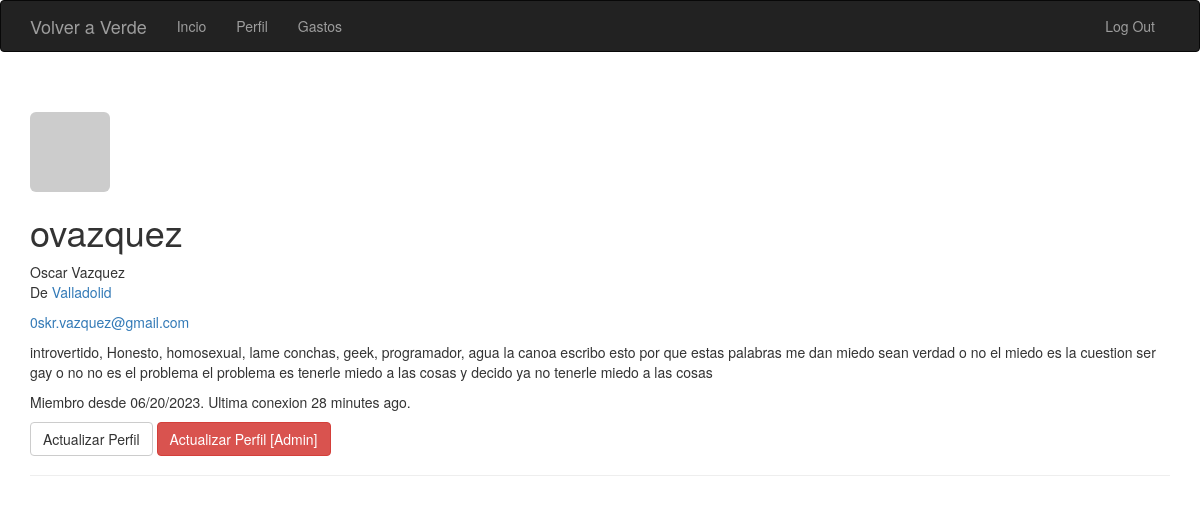
/user/ovazquez (signed in), run on the app's committed database.
### app/models.py (models this page shows, shortened)
class User(UserMixin, db.Model):
    __tablename__ = 'users'
    id = db.Column(db.Integer, primary_key=True)
    email = db.Column(db.String(64), unique=True, index=True)
    username = db.Column(db.String(64), unique=True, index=True)
    role_id = db.Column(db.Integer, db.ForeignKey('roles.id'))
    password_hash = db.Column(db.String(128))
    confirmed = db.Column(db.Boolean, default=False)
    name = db.Column(db.String(64))
    location = db.Column(db.String(64))
    about_me = db.Column(db.Text())
    member_since = db.Column(db.DateTime(), default=datetime.utcnow)
    last_seen = db.Column(db.DateTime(), default=datetime.utcnow)
    @property
    def password(self):
        raise AttributeError('El password no es un atributo leible')
    def can(self, perm):
        return self.role is not None and self.role.has_permission(perm)
    def is_administrator(self):
        return self.can(Permission.ADMIN)
    def gravatar(self, size=100, default='identicon', rating='g'):
        url = 'https://secure.gravatar.com/avatar'
        hash = hashlib.md5(self.email.lower().encode('utf-8')).hexdigest()
        return f'{url}/{hash}?s={size}&d={default}&r={rating}'
    def ping(self):
        self.last_seen = datetime.utcnow()
        db.session.add(self)

### app/main/views.py (the view)
@main.route('/user/<string:username>')
def user(username):
    user = User.query.filter_by(username=username).first_or_404()
    return render_template('user.html', user=user)

### app/auth/views.py (called while the page is built)
@auth.before_app_request
def before_request():
    if current_user.is_authenticated:
        current_user.ping()
        if not current_user.confirmed \
            and request.endpoint \
            and request.blueprint != 'auth' \
            and request.endpoint != 'static':
          return redirect(url_for('auth.unconfirmed'))

### app/models.py (called while the page is built)
@login_manager.user_loader
def load_user(user_id):
    return User.query.get(int(user_id))

    def has_permission(self, perm):
        return self.permissions & perm == perm

### app/templates/user.html (shortened to what this page needs)
{% extends "base.html" %}
{% block page_content %}
<div class="page-header">
    <img class="img-rounded profile-thumbnail" src="{{ user.gravatar(size=256) }}">
    <div class="profile-header">
        <h1>{{ user.username }}</h1>
        {% if user.name or user.location %}
        <p>
            {% if user.name %}{{ user.name }}<br>{% endif %}
            {% if user.location %}
                De <a href="http://maps.google.com/?q={{ user.location }}">{{ user.location }}</a><br>
            {% endif %}
        </p>
        {% endif %}
        {% if current_user.is_administrator() %}
        <p><a href="mailto:{{ user.email }}">{{ user.email }}</a></p>
        {% endif %}
        {% if user.about_me %}<p>{{ user.about_me }}</p>{% endif %}
        <p>Miembro desde {{ moment(user.member_since).format('L') }}. Ultima conexion {{ moment(user.last_seen).fromNow() }}.</p>
        <p>
          {% if user == current_user %}
          <a class="btn btn-default" href="{{ url_for('.edit_profile') }}">Actualizar Perfil</a>
          {% endif %}
          {% if current_user.is_administrator() %}
          <a class="btn btn-danger" href="{{ url_for('.edit_profile_admin', id=user.id) }}">Actualizar Perfil [Admin]</a>
          {% endif %}
        </p>
    </div>
</div>
{% endblock %}

### data on the page
User: username "ovazquez", name "Oscar Vazquez", location "Valladolid", email "0skr.vazquez@gmail.com", about_me "introvertido, Honesto, homosexual, lame conchas, geek, programador, agua la canoa escribo esto por que estas palabras me dan miedo sean verdad o no el miedo es la cuestion ser gay o no no es el problema el problema es tenerle miedo a las cosas y decido ya no tenerle miedo a las cosas", member_since "06/20/2023", last_seen "28 minutes ago"
